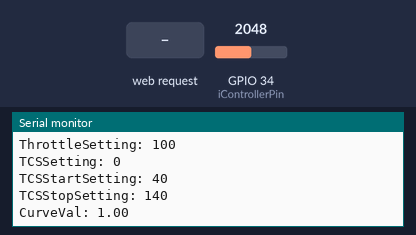
Simulated run of this sketch. Board: ESP32. On the bench: the last lines printed to the serial monitor. The test bench sets the inputs (shaded band); at power-on: GPIO 34 (iControllerPin) = 2048. EEPROM starts erased.

Above: at 1.2 s.
1.3 s: GPIO 34 (iControllerPin) set to 0
At 2.1 s:
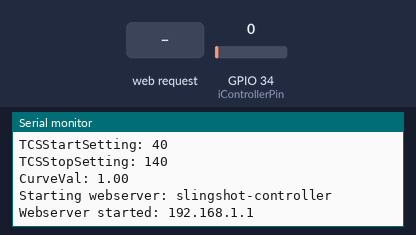
2.9 s: HTTP request GET / received
At 3.2 s:
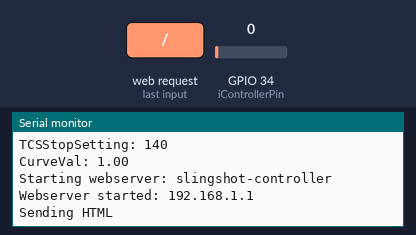
4.4 s: HTTP request GET /put received
At 5.6 s:
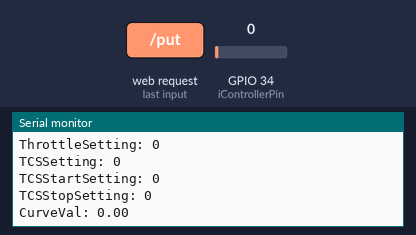

The sketch:

slot-controllerV3.ino
```cpp
// (licence header left out)
#include <WebServer.h>

// To use a hard brake control i.e. a potentiometer then uncomment the line below
//#define __USE_BRAKE_POT__

// Default values if no save data
#define __DEF_PWM_FREQUENCY__ 20000
#define __DEF_BRAKE_SETTING__ 255
#define __DEF_THROTTLE_SETTING__ 100
#define __DEF_TCS_SETTING__ 0
#define __DEF_TCS_START_SETTING__ 40
#define __DEF_TCS_STOP_SETTING__ 140
#define __DEF_COAST_SETTING__ 140
#define __DEF_CURVEVAL__ 1

#define __DEBUG__
//#define __DEBUG_VALUES__

// Pins used
// Controller value analog pin (potentiometer)
const int iControllerPin = 34;
// Used for optional brake pot
const int iBrakePin = 35;

// Pins used to control the motor output
const int iFwdPowerPin = 32;
const int iPowerOnPin = 33;

// Values read in from controls
int iControllerValue = 0;  // value read from the controller pot
int iLastControllerValue = 0;
int iControllerReadValue = 0;

// Values used in code
bool bWebServerRunning = false;  // If webserver is running
int iLoopIterations = 0;         // Count times we have looped

// Webserver if used
WebServer server(80);

// Setting various properties
int iPWMFrequency = __DEF_PWM_FREQUENCY__;  // Can be changed to any freq, suggest 5000 - 25000
int iBrakeSetting = __DEF_BRAKE_SETTING__;
int iThrottleSetting = __DEF_THROTTLE_SETTING__;
int iTCSSetting = __DEF_TCS_SETTING__;
int iTCSStartSetting = __DEF_TCS_START_SETTING__;
int iTCSStopSetting = __DEF_TCS_STOP_SETTING__;
int iCoastSetting = __DEF_COAST_SETTING__;
float fCurveVal = __DEF_CURVEVAL__;
int iLastPWMFrequency = -1;
int iSelectedPreset = -1;

const int iPWMResolution = 8;

// the setup routine runs once when you press reset:
void setup() {
#if defined(__DEBUG__) || defined(__DEBUG_VALUES__)
  Serial.begin(115200);
#endif

  // Read the preferences
  getPreferences();

  // Setup I/O pins
  pinMode(iControllerPin, INPUT_PULLUP);
  pinMode(iBrakePin, INPUT_PULLUP);
  pinMode(iPowerOnPin, OUTPUT);

  setupPWM();
}

// the loop routine runs over and over again forever:
void loop() {
  readControllerValue();
  readSettingsValue();
  applyTrackPower();
  resetPWMFrequency();

  // Things to do only when controller isn't in use
  if (iControllerReadValue == 0) {
    doIdleProcessing();
  }

  if (++iLoopIterations >= 10000) {
    // Print out how long a loop is taking

    iLoopIterations = 0;
    // print out the value you read:
#if defined(__DEBUG_VALUES__)
    printDebugValues();
#endif
  }
}

void setupPWM() {
  // Setup the PWM output channel and attach it to the output pin
  ledcAttach(iFwdPowerPin, iPWMFrequency, iPWMResolution);
}

void resetPWMFrequency() {
  if (iPWMFrequency != iLastPWMFrequency) {
    // Reset the PWM frequency
    ledcChangeFrequency(iFwdPowerPin, iPWMFrequency, iPWMResolution);
    iLastPWMFrequency = iPWMFrequency;
  }
}

/*
 * ReadControllerValue
 *
 * Read the value of the trigger, analog read will return 0 - 4095
 * This can be converted to duty value of 0 - 255 applying any curve value
 */
void readControllerValue() {
  // read the input on the controller pin
  iControllerReadValue = analogRead(iControllerPin);

  // Anything over 4070 is max power
  if (iControllerReadValue > 4070) {
    iControllerValue = 255;
  } else {
    iControllerValue = map(iControllerReadValue, 0, 4095, 0, 255);
  }

  // Apply any throttle limit setting so we can reduce top end power
  if (iThrottleSetting < 100) {
    // Simple calculation reduce controller value by iThrottleSetting %
    // i.e. 50% power would be a max of 255 * (90 / 100) = 228
    iControllerValue = min(iControllerValue, (int)(iControllerValue * (iThrottleSetting / 100.0)));
  }

  iLastControllerValue = iControllerValue;
}

/*
 * After checking the various controller settings apply the track power
 * at the correct level using PWM
 */
void applyTrackPower() {
  // If controller value > 0 then apply power if it's 0 then brake
  ledcWrite(iFwdPowerPin, iControllerValue);
  if (iControllerValue > 0) {
    analogWrite(iPowerOnPin, 255);
  } else {
    // Vary the brakes using the supplied setting, this will PWM the on/off pin
    analogWrite(iPowerOnPin, iBrakeSetting);
  }
}

/*
 * Low priority stuff to only do when the controller isn't pressed
 */
void doIdleProcessing() {
  if (bWebServerRunning) {
    server.handleClient();
  } else {
    bWebServerRunning = true;
    startWebserver();
  }
}

/*
 * ReadSettingsValue
 *
 * Read the value of any hard controls from the pots, analog read will return 0 - 4095
 */
void readSettingsValue() {
#ifdef __USE_BRAKE_POT__
  iBrakeSetting = min(255, (int)(map(analogRead(iBrakePin), 0, 4095, 0, 64) * 4));
#endif
}

/*
 * Only used when __DEBUG__ is enabled to display
 */
#if defined(__DEBUG_VALUES__)
void printDebugValues() {
  // print the results to the serial monitor:
  Serial.print("Input: ");
  Serial.println(iControllerValue);
}
#endif
```

preferences.ino
```cpp
// (licence header left out)
#include <Preferences.h>

/*
 * getPreferences
 *
 * Read any stored preferences from flash. Defaults will be used if not set.
 */
void getPreferences() {
  Preferences controllerPrefs;

  // Save the presets being used
  controllerPrefs.begin("controlPrefs", false);
  // After boot get the last saved preset
  if (iSelectedPreset < 0) {
    iSelectedPreset = controllerPrefs.getInt("sSelectedPreset", 1);
  }

  controllerPrefs.putInt("sSelectedPreset", iSelectedPreset);
  controllerPrefs.end();

  String prefs = "preset" + iSelectedPreset;
  controllerPrefs.begin(prefs.c_str(), true);
  iPWMFrequency = controllerPrefs.getInt("sPWMFreq", __DEF_PWM_FREQUENCY__);
  iBrakeSetting = controllerPrefs.getInt("sBrake", __DEF_BRAKE_SETTING__);
  iThrottleSetting = controllerPrefs.getInt("sThrottle", __DEF_THROTTLE_SETTING__);
  iTCSSetting = controllerPrefs.getInt("sTCS", __DEF_TCS_SETTING__);
  iTCSStartSetting = controllerPrefs.getInt("sTCSStart", __DEF_TCS_START_SETTING__);
  iTCSStopSetting = controllerPrefs.getInt("sTCSStop", __DEF_TCS_STOP_SETTING__);
  iCoastSetting = controllerPrefs.getInt("sCoast", __DEF_COAST_SETTING__);
  fCurveVal = controllerPrefs.getFloat("sCurveVal", __DEF_CURVEVAL__);


#if defined(__DEBUG__)
  Serial.println("Read preferences");
  printPrefValues();
#endif
}

/*
 * putPreferences
 *
 * Save the preferences to persistent store for next time.
 */
void putPreferences() {
  Preferences controllerPrefs;

  // Get value from appropriate preset
  controllerPrefs.begin("controlPrefs", true);
  iSelectedPreset = controllerPrefs.getInt("sSelectedPreset", 1);
  controllerPrefs.end();

  String prefs = "preset" + iSelectedPreset;
  controllerPrefs.begin(prefs.c_str(), false);

  controllerPrefs.putInt("sPWMFreq", iPWMFrequency);
  controllerPrefs.putInt("sBrake", iBrakeSetting);
  controllerPrefs.putInt("sThrottle", iThrottleSetting);
  controllerPrefs.putInt("sTCS", iTCSSetting);
  controllerPrefs.putInt("sTCSStart", iTCSStartSetting);
  controllerPrefs.putInt("sTCSStop", iTCSStopSetting);
  controllerPrefs.putInt("sCoast", iCoastSetting);
  controllerPrefs.putFloat("sCurveVal", fCurveVal);
  controllerPrefs.putInt("sSelectedPreset", iSelectedPreset);

  controllerPrefs.end();

#if defined(__DEBUG__)
  Serial.println("Saved preferences");
  printPrefValues();
#endif

  getPreferences();
}

/*
 * Only used when __DEBUG__ is enabled to display
 */
#if defined(__DEBUG__)
void printPrefValues() {
  // print the results to the serial monitor:
  Serial.print("PWMFrequency: ");
  Serial.println(iPWMFrequency);
  Serial.print("BrakeSetting: ");
  Serial.println(iBrakeSetting);
  Serial.print("ThrottleSetting: ");
  Serial.println(iThrottleSetting);
  Serial.print("TCSSetting: ");
  Serial.println(iTCSSetting);
  Serial.print("TCSStartSetting: ");
  Serial.println(iTCSStartSetting);
  Serial.print("TCSStopSetting: ");
  Serial.println(iTCSStopSetting);
  Serial.print("CurveVal: ");
  Serial.println(fCurveVal);
}
#endif
```

webserver.ino
```cpp
// (licence header left out)
#include <WiFi.h>

/* Put your SSID & Password */
const char* ssid = "slingshot-controller";
const char* password = "slingshot";

/* Put IP Address details */
IPAddress local_ip(192, 168, 1, 1);
IPAddress gateway(192, 168, 1, 1);
IPAddress subnet(255, 255, 255, 0);

/*
 * startWebserver
 *
 * If required startup the webserver as an access point.
 * Connect a device to ssid/password and browse to local_ip for access to controller settings
 */
void startWebserver() {
#if defined(__DEBUG__)
  Serial.print("Starting webserver: ");
  Serial.println(ssid);
#endif
  WiFi.softAP(ssid, password);
  WiFi.softAPConfig(local_ip, gateway, subnet);
  delay(100);
#if defined(__DEBUG__)
  Serial.print("Webserver started: ");
  Serial.println(local_ip);
#endif

  server.on("/", handleOnConnect);
  server.on("/put", handleSubmit);
  server.on("/preset", handlePresetSelect);
  server.onNotFound(handleNotFound);

  server.begin();
}

void handlePresetSelect() {
    iSelectedPreset = server.arg(0).toInt();
    getPreferences();
    server.send(200, "text/html", SendHTML());
  }

/*
 * handleSubmit
 *
 * Process webserver data from a submit
 */
void handleSubmit() {
  String sPWMFrequency = server.arg("sPWMFreq");
  String sBrakeSetting = server.arg("sBrake");
  String sThrottleSetting = server.arg("sThrottle");
  String sTCSSetting = server.arg("sTCS");
  String sTCSStartSetting = server.arg("sTCSStart");
  String sTCSStopSetting = server.arg("sTCSStop");
  String sCoastSetting = server.arg("sCoast");
  String sCurveVal = server.arg("sCurveVal");

  if (sPWMFrequency)
    iPWMFrequency = sPWMFrequency.toInt();
  if (sBrakeSetting)
    iBrakeSetting = sBrakeSetting.toInt();
  if (sThrottleSetting)
    iThrottleSetting = sThrottleSetting.toInt();
  if (sTCSSetting)
    iTCSSetting = sTCSSetting.toInt();
  if (sTCSStartSetting)
    iTCSStartSetting = sTCSStartSetting.toInt();
  if (sTCSStopSetting)
    iTCSStopSetting = sTCSStopSetting.toInt();
  if (sTCSStopSetting)
    iCoastSetting = sCoastSetting.toInt();
  if (sCurveVal)
    fCurveVal = sCurveVal.toFloat();

#if defined(__DEBUG__)
  Serial.print("Number of params ");
  Serial.println(server.args());
  Serial.print("PWMFrequency : ");
  Serial.println(iPWMFrequency);
  Serial.print("BrakeSetting : ");
  Serial.println(iBrakeSetting);
  Serial.print("ThrottleSetting : ");
  Serial.println(iThrottleSetting);
  Serial.print("TCSSetting : ");
  Serial.println(iTCSSetting);
  Serial.print("TCSStartSetting : ");
  Serial.println(iTCSStartSetting);
  Serial.print("TCSStopSetting : ");
  Serial.println(iTCSStopSetting);
  Serial.print("Curve Value : ");
  Serial.println(fCurveVal);
#endif

  // Update the preferences
  putPreferences();
  server.send(200, "text/html", SendHTML());
}

/*
 * handleOnConnect
 *
 * Display the default web page for controller config.
 */
void handleOnConnect() {
#if defined(__DEBUG__)
  Serial.println("Sending HTML");
#endif
  server.send(200, "text/html", SendHTML());
}

void handleNotFound() {
  server.send(404, "text/plain", "Controller page Not found");
}

String SendHTML() {
  String ptr = "<!DOCTYPE html> <html>\n";
  ptr += "<head><meta name=\"viewport\" content=\"width=device-width, initial-scale=1.0, user-scalable=no\">\n";
  ptr += "<title>Slingshot Controller Config</title>\n";
  ptr += "<style>html { font-family: Helvetica; display: inline-block; margin: 0px auto; text-align: center;}\n";
  ptr += "body{margin-top: 50px;} h1 {color: #444444;margin: 50px auto 30px;} h3 {color: #444444;margin-bottom: 50px;}\n";
  ptr += "p {font-size: 14px;color: #888;margin-bottom: 10px;}\n";
  ptr += "</style>\n";
  ptr += "</head>\n";
  ptr += "<body>\n";
  ptr += "<h2>Slingshot Controller V3.1 Config</h2>\n";
  ptr += "<form action=\"/put\">";

  ptr += "Preset 1<input type=\"radio\" value=\"1\" onclick=\"window.location='/preset?selectedPreset=1';\"";
  ptr += iSelectedPreset == 1 ?  "checked>" : ">";
  ptr += "Preset 2<input type=\"radio\" value=\"2\" onclick=\"window.location='/preset?selectedPreset=2';\"";
  ptr += iSelectedPreset == 2 ?  "checked>" : ">";
  ptr += "Preset 3<input type=\"radio\" value=\"3\" onclick=\"window.location='/preset?selectedPreset=3';\"";
  ptr += iSelectedPreset == 3 ?  "checked>" : ">";
  ptr += "<hr><br>";

  ptr += "<label> PWM Freq(Hz) (200-25000) </label>";
  ptr += "<input type=\"range\" min=\"200\" max=\"25000\" step=\"100\" name=\"sPWMFreq\" oninput=\"this.nextElementSibling.value = this.value\" value=\"";
  ptr += String(iPWMFrequency);
  ptr += "\"> <output>";
  ptr += String(iPWMFrequency);
  ptr += "</output><br>";

  ptr += "<label> Brakes (0-255) </label>";
#ifdef __USE_BRAKE_POT__
  ptr += "<label> Brakes (0-255) (brake pot enabled)</label>";
  ptr += "<input disabled type=\"range\" min=\"0\" max=\"255\" name=\"sBrake\"";
#else
  ptr += "<input type=\"range\" min=\"0\" max=\"255\" name=\"sBrake\" oninput=\"this.nextElementSibling.value = this.value\" value=\"";
  ptr += String(iBrakeSetting);
  ptr += "\"> <output>";
  ptr += String(iBrakeSetting);
#endif
  ptr += "</output><br>";

  ptr += "<label> Throttle(%) (0-100) </label>";
  ptr += "<input type=\"range\" min=\"0\" max=\"100\" name=\"sThrottle\" oninput=\"this.nextElementSibling.value = this.value\" value=\"";
  ptr += String(iThrottleSetting);
  ptr += "\"> <output>";
  ptr += String(iThrottleSetting);
  ptr += "</output><br><hr>";

  ptr += "<br>==== BELOW NOT CURRENTLY IMPLEMENTED ===<br>";

  ptr += "<label> Min Speed (0-255) </label>";
  ptr += "<input type=\"range\" min=\"0\" max=\"255\" name=\"sCoast\" oninput=\"this.nextElementSibling.value = this.value\" value=\"";
  ptr += String(iCoastSetting);
  ptr += "\"> <output>";
  ptr += String(iCoastSetting);
  ptr += "</output><br><hr>";

  ptr += "<label> Curve exp (0.5->1<-2) 1 is flat</label>";
  ptr += "<input type=\"text\" min=\"0.5\" max=\"2\" id=\"sCurveVal\" name=\"sCurveVal\" value=\"";
  ptr += String(fCurveVal);
  ptr += "\"><br>";

  ptr += "<label> TCS (0-100) </label>";
  ptr += "<input type=\"range\" min=\"0\" max=\"100\" name=\"sTCS\" oninput=\"this.nextElementSibling.value = this.value\" value=\"";
  ptr += String(iTCSSetting);
  ptr += "\"> <output>";
  ptr += String(iTCSSetting);
  ptr += "</output><br>";

  ptr += "<label> Start TCS (0-255) </label>";
  ptr += "<input type=\"range\" min=\"0\" max=\"255\" name=\"sTCSStart\" oninput=\"this.nextElementSibling.value = this.value\" value=\"";
  ptr += String(iTCSStartSetting);
  ptr += "\"> <output>";
  ptr += String(iTCSStartSetting);
  ptr += "</output><br>";

  ptr += "<label> End TCS (0-255) </label>";
  ptr += "<input type=\"range\" min=\"0\" max=\"255\" name=\"sTCSStop\" oninput=\"this.nextElementSibling.value = this.value\" value=\"";
  ptr += String(iTCSStopSetting);
  ptr += "\"> <output>";
  ptr += String(iTCSStopSetting);
  ptr += "</output><br>";

  ptr += "<br><input type=\"submit\" value=\"Submit\"></form>";
  ptr += "</body>\n";
  ptr += "</html>\n";

  return ptr;
}
```

Measured:
- after the input at 1.3 s, the serial monitor: prints a new line at once (image 1)
- after the input at 2.9 s, the serial monitor: prints a new line at once (image 2)
- after the input at 4.4 s, the serial monitor: prints a new line at once (image 3)
